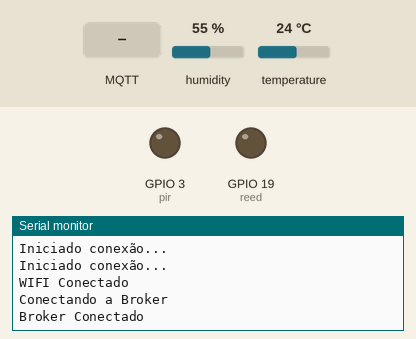
Bench run of a sketch on a simulated ESP32. Shown: output pins drawn as LEDs (lit = HIGH), the last lines printed to the serial monitor. Inputs (shaded band) come from the test bench; at power-on: humidity 55 %, temperature 24 °C. WiFi joins after 1.5 s; servers stay silent unless stated; no MQTT or app messages arrive unless stated.

Above: at 2.7 s.
2.8 s: MQTT message "1" arrives on the first subscribed topic
At 3.3 s:
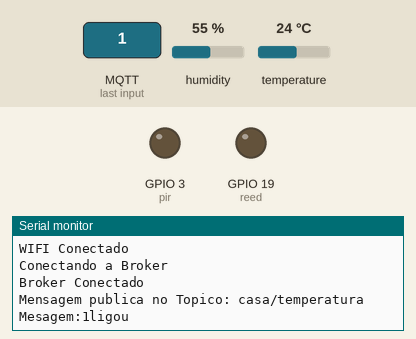
4.3 s: MQTT message "0" arrives on the first subscribed topic
At 5.5 s:
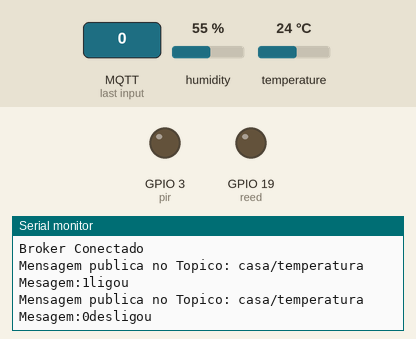
5.8 s: MQTT message "on" arrives on the first subscribed topic
At 6.8 s:
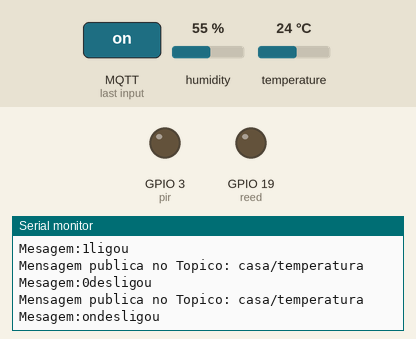

Measured:
- after the input at 2.8 s, the serial monitor: prints a new line at once (image 1)
- after the input at 4.3 s, the serial monitor: prints a new line at once (image 2)
- after the input at 5.8 s, the serial monitor: prints a new line at once (image 3)

The sketch:

projetoFinal.ino
```cpp
#include <WiFi.h>
#include <PubSubClient.h>
#include <DHT.h>


// WiFi
const char *ssid = "mel"; // Cria a variavel ssid onde sera armarzenado o nome do WIFI que o ESP se conectara
const char *password = "12345011";  // Cria a variavel password onde sera armarzenado a sebga do WIFI que o ESP se conectara

// MQTT Broker
const char *mqtt_broker = "broker.emqx.io"; // Cria a variavel mqtt_broker onde fica armazenado o URL do Broker
const char *topic = "casa/temperatura"; // Cria a variavel topic onde fica armazendo o primeiro Topico a qual o ESP se inscrevera no Broker
const char *mqtt_username = "mel"; // Cria a variavel mqtt_username onde fica armazenado o login que sera usado para conectar no Broker
const char *mqtt_password = "123"; // Cria a variavel mqtt_password onde fica armazenado a senha que sera usado para conectar no Broker
const int mqtt_port = 1883; // Criar a variavel mqtt_port onde ficara a armazenado a porta onde o Broker estar localizada

bool estadoled = 0; // variavel de controle do estado do led

#define DHTPIN 22 // declara a pino de saida como o D0 que e tem o GPO 16
#define DHTTYPE DHT11
const int pir = 3;
const int reed = 19;
String msg; // Criar a variavel do tipo String msg
DHT dht(DHTPIN, DHTTYPE);

WiFiClient espClient; // Criar a variavel que sera usada para conectar no WIFI
PubSubClient client(espClient); // Criar a variavel que sera usada para conectar no Broker


void setup() {
  dht.begin();
  pinMode(reed, OUTPUT);
  pinMode(pir, OUTPUT);

  Serial.begin(115200); // Define que o monitor serial sera iniciado na Configuração 115200

  WiFi.begin(ssid, password); // Inicia a conexão com o WIFI
  while (WiFi.status() != WL_CONNECTED) { // Aguarda ate o Wifi estar conectado
    delay(500); // Espera 500 milisegundo
    Serial.println("Iniciado conexão..."); // Mostrar no monitor serial o texto Iniciado conexão.
  }
  Serial.println("WIFI Conectado"); // Quando o WIFI conectar mostrar no monitor serial o texto WIFI Conectado

  client.setServer(mqtt_broker, mqtt_port); // Inicia a conexão com o Broker
  client.setCallback(callback); // Verifica a resposta
  while (!client.connected()) { // Aguarda ate o Broker estar conectado
    String client_id = "testeDHT11"; // Define o ID que o ESP usara no Broker
    client_id += String(WiFi.macAddress()); // Criar um ID usando o MAC address para que nao aja conflito de ids
    Serial.printf("Conectando a Broker\n", client_id.c_str());
    if (client.connect(client_id.c_str(), mqtt_username, mqtt_password)) { // coloca o mqtt_username e o mqtt_password para que seja feito o login no Broker
      Serial.println("Broker Conectado"); // Mostrar no monitor serial o texto Broker Conectado
    } else { // Caso nao consiga se conectar a o Broker
      Serial.print("Falha na conexão"); // Mostrar no monitor serial o texto Falha na conexão
      Serial.print(client.state()); // Mostrar no monitor serial o Status da conexão
      delay(2000); // Aguarda dois segundos para uma nova conexão
    }
  }

  client.publish(topic, "Ola Aqui e o ESP"); // Publica no topico defino A mesagem Ola Null/ESP
  client.subscribe(topic);

}

void callback(char *topic, byte *payload, unsigned int length) { // Caso tenha uma mensagem do broker
  Serial.print("Mensagem publica no Topico: "); // Mostrar no monitor serial o texto Mensagem publica no Topico:
  Serial.println(topic); // Mostrar no monitor serial o Topico
  Serial.print("Mesagem:"); // Mostrar no monitor serial o texto Mensagem:

  String msg; // Reseta a messagem para que nao haja erro

  for (int i = 0; i < length; i++) { // Cria um For para receber a messagem
    Serial.print((char) payload[i]); // Mostra no monitor seril cada letra da mesagem
    char c = ((char) payload[i]); // Amarzena as letras na variavel c
    msg += c; // Armazena as letras para criar a mesagem
  }

  if (msg == "1") {
    Serial.print("ligou");
    enviaReed();
    enviaDHT();
    enviaPir();
  }
  else {
    Serial.print("desligou");
  }
  Serial.println(); // Pula uma linha
}

void loop() {
  client.loop(); //Inicia o loop de conexão
}
void enviaReed() {
  int reedSwitchState = digitalRead(reed);  // Lê o valor do pino do sensor de efeito reed switch
  if (reedSwitchState == HIGH) {                     // Se o interruptor foi acionado

     client.publish("casa/reed", "conectado");
  } else {
    client.publish("casa/reed", "desconectado");


  }
  delay(500);

}
void enviaPir(){
  int pirState = digitalRead(pir);  // lê o valor do pino do sensor PIR
  if (pirState == HIGH) {              // se o sensor detectou movimento

   client.publish("casa/pir", "Movimento detectado!");
  } else {
     client.publish("casa/pir", "Desligado");
  }

 }

void enviaDHT() {
  char MsgTemperaturaMQTT[10];
  float temperatura = dht.readTemperature();

  if (isnan(temperatura))
  {
#ifdef DEBUG
    Serial.println("Falha na leitura do dht11...");
#endif
  }
  else
  {
#ifdef DEBUG

    Serial.print("Temperatura: ");
    Serial.print(temperatura);
    Serial.println(" °C");
#endif

    sprintf(MsgTemperaturaMQTT, "%f", temperatura);
    client.publish("casa/temperatura", MsgTemperaturaMQTT);
  }
}
```
